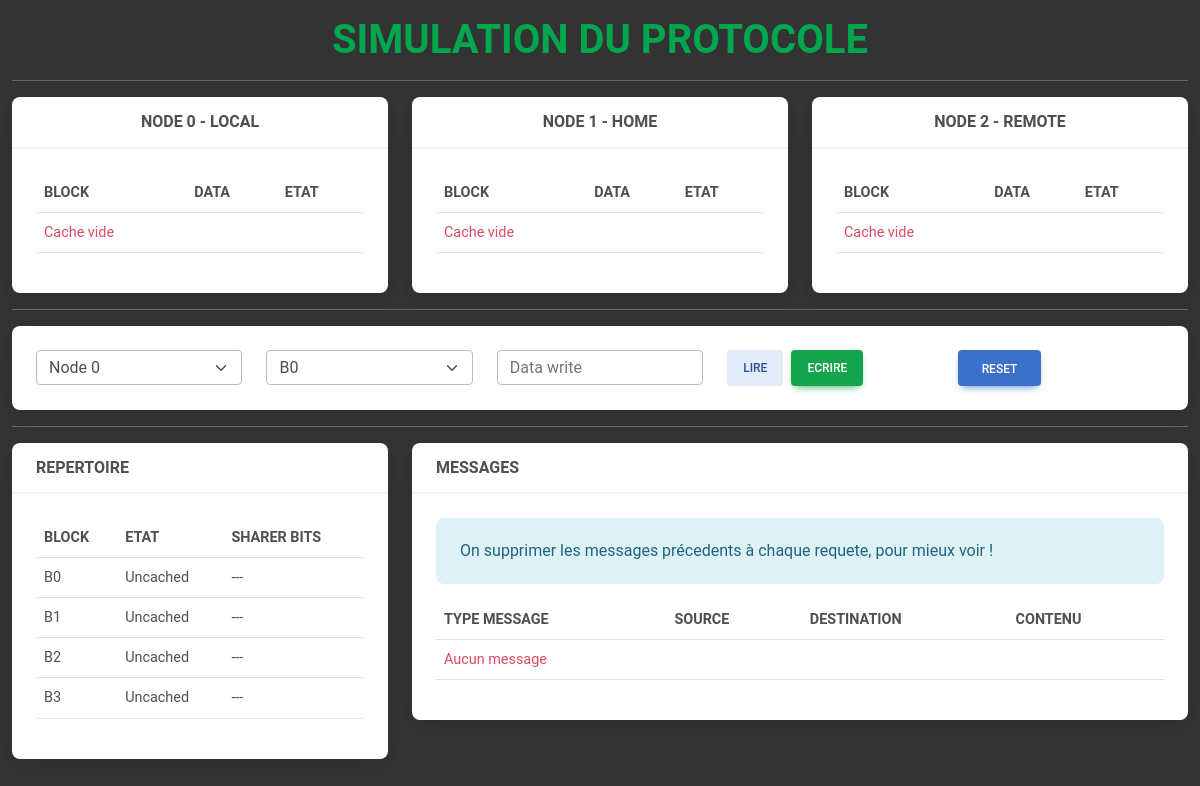
/simulation/, run on an earlier commit of the app's database.
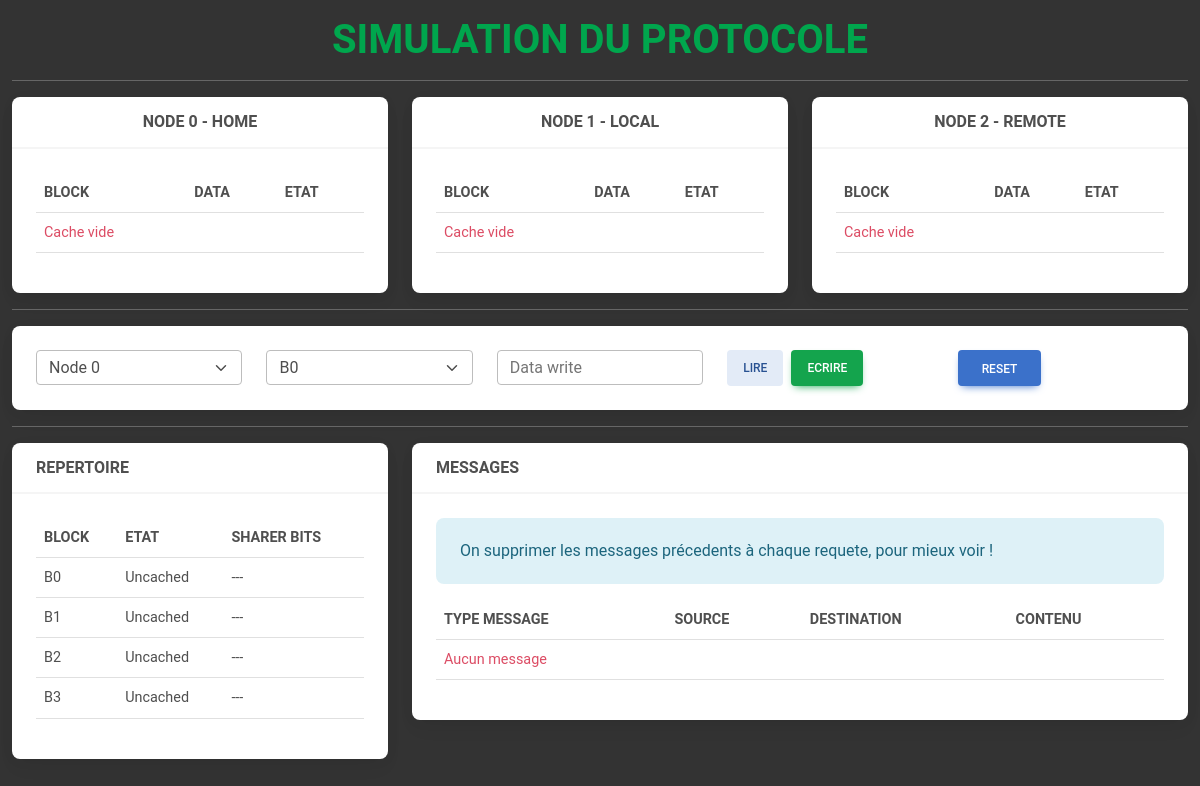
And on a later commit of the database.
### protocole/models.py (models this page shows, shortened)
class Node(models.Model):
    name = models.CharField(max_length=30, choices=node_choice, default='Home')
    numero = models.IntegerField()
    def __str__(self) -> str:
        return f"Node {self.numero} - {self.name}"
    @property
    def node_string(self):
        return f"Node {self.numero}"
    @property
    def all_caches(self):
        return CacheNode.objects.filter(node=self).order_by('-id')

class Directory(models.Model):
    bloc = models.OneToOneField(MemoryBloc, on_delete=models.CASCADE)
    state = models.CharField(max_length=30, choices=state_block, default='1')
    owner_bits = models.CharField(max_length=5)
    @property
    def state_directory(self):
        state = self.state
        if state == '1':
            return 'Uncached'
        elif state == '2':
            return 'Shared'
        elif state == '3':
            return 'Modified'
        elif state == '4':
            return 'Invalid'
        else:
            return state

class MemoryBloc(models.Model):
    block_num = models.IntegerField()
    data = models.CharField(max_length=20, default='--')
    def __str__(self) -> str:
        return f"B{self.block_num}"

### protocole/views.py (the view)
# urls.py: path('simulation/', views.simulation, name='simulation'),
def simulation(request):
    try:
        nodes = Node.objects.all()
        directory = Directory.objects.all()
        messages = MessageSimulation.objects.all().order_by('-id')
        blocks = MemoryBloc.objects.all()
        context = {
            'nodes': nodes,
            'directory': directory,
            'messages': messages,
            'blocks': blocks,
        }
        return render(request, 'protocole/simulation.html', context)
    except Exception as e:
        return HttpResponse(f"<h2>Error page ==> {e}</h2>")

### protocole/templates/protocole/simulation.html (shortened to what this page needs)
{% load static %}
<!DOCTYPE html>
<html lang="en">
<head>
    <link rel="stylesheet" href="{% static 'css/mdb.min.css' %}">
    <link rel="stylesheet" href="{% static 'css/style_home.css' %}">
</head>
<body style="background-color: rgba(0, 0, 0, 0.8);">
    <div class="container-fluid mb-3">
        <h1 class="text-center title mt-3">SIMULATION DU PROTOCOLE</h1>
        <hr class="text-white">
        <div class="row g-4">
            {% for node in nodes %}
                <div class="col">
                    <div class="card">
                        <div class="card-header fw-bolder text-uppercase text-center text-uppercase">{{node}}</div>
                        <div class="card-body">
                            <div class="table-responsive">
                                <table class="table table-sm">
                                    <thead>
                                        <tr>
                                            <th class="fw-bolder text-uppercase">Block</th>
                                            <th class="fw-bolder text-uppercase">Data</th>
                                            <th class="fw-bolder text-uppercase">Etat</th>
                                        </tr>
                                    </thead>
                                    <tbody>
                                        {% if node.all_caches %}
                                            {% for cache in node.all_caches %}
                                                {% if cache.state_cache == '4' %}
                                                    <tr class="text-danger">
                                                        <td>{{cache.bloc}}</td>
                                                        <td>--</td>
                                                        <td>{{cache.state_cache_state}}</td>
                                                    </tr>
                                                {% else %}
                                                    <tr>
                                                        <td>{{cache.bloc}}</td>
                                                        <td>{{cache.bloc.data}}</td>
                                                        <td>{{cache.state_cache_state}}</td>
                                                    </tr>
                                                {% endif %}
                                            {% endfor %}
                                        {% else %}
                                            <tr>
                                                <td class="text-danger">Cache vide</td>
                                                <td></td>
                                                <td></td>
                                            </tr>
                                        {% endif %}
                                    </tbody>
                                </table>
                            </div>
                        </div>
                    </div>
                </div>
            {% endfor %}
        </div>
        <hr class="text-white">
        <div class="card">
            <div class="card-body">
                <form action="" method="post" enctype="multipart/form-data" id="form_command">
                    <div class="">
                        <div class="row">
                            <div class="col">
                                <select name="node" class="form-control form-select custom-select">
                                    {% for node in nodes %}
                                        <option value={{node.id}}>{{node.node_string}}</option>
                                    {% endfor %}
                                </select>
                            </div>
                            <div class="col">
                                <select name="block" class="form-control form-select custom-select">
                                    {% for block in directory %}
                                        <option value={{block.id}}>{{block.bloc}}</option>
                                    {% endfor %}
                                </select>
                            </div>
                            <div class="col">
                                <input type="text" id="data_send" placeholder="Data write" class="form-control" name="data_send">
                            </div>
                            <div class="col d-flex gap-2">
                                <button onclick="read_data()" type="button" class="btn btn-secondary btn-sm">Lire</button>
                                <button onclick="write_data()" type="button" class="btn btn-success btn-sm">Ecrire</button>
                            </div>
                            <div class="col">
                                <a href="{% url "protocole:reinitialisation_data" %}" class="btn btn-primary">
                                    Reset
                                </a>
                            </div>
                        </div>
                    </div>
                </form>
            </div>
        </div>
        <hr class="text-white">
        <div class="row g-4">
            <div class="col-md-4">
                <div class="card">
                    <div class="card-header fw-bolder text-uppercase">Repertoire</div>
                    <div class="card-body">
                        <div class="table-responsive">
                            <table class="table table-sm">
                                <thead>
                                    <tr>
                                        <th class="fw-bolder text-uppercase">Block</th>
                                        <th class="fw-bolder text-uppercase">Etat</th>
                                        <th class="fw-bolder text-uppercase">Sharer bits</th>
                                    </tr>
                                </thead>
                                <tbody>
                                    {% for dir in directory %}
                                        <tr>
                                            <td>{{dir.bloc}}</td>
                                            <td>{{dir.state_directory}}</td>
                                            <td>{{dir.owner_bits}}</td>
                                        </tr>
                                    {% endfor %}
                                </tbody>
                            </table>
                        </div>
                    </div>
                </div>
            </div>
            <div class="col-md-8">
                <div class="card">
                    <div class="card-header fw-bolder text-uppercase">Messages</div>
                    <div class="card-body">
                        <p class="alert alert-info">On supprimer les messages précedents à chaque requete, pour mieux voir !</p>
                        <div class="table-responsive">
                            <table class="table table-sm">
                                <thead>
                                    <tr>
                                        <th class="fw-bolder text-uppercase">Type message</th>
                                        <th class="fw-bolder text-uppercase">Source</th>
                                        <th class="fw-bolder text-uppercase">Destination</th>
                                        <th class="fw-bolder text-uppercase">Contenu</th>
                                    </tr>
                                </thead>
                                <tbody>
                                    {% if messages %}
                                        {% for msg in messages %}
                                            {% if msg.type_message == 'Read Miss' or msg.type_message == 'Write Miss' or msg.type_message == 'Fetch/Invalidate' or msg.type_message == 'Invalidate' %}
                                                <tr class="text-danger">
                                                    <td>{{msg.type_message}}</td>
                                                    <td>{{msg.source}}</td>
                                                    <td>{{msg.destination}}</td>
                                                    <td>{{msg.content_msg}}</td>
                                                </tr>
                                            {% else %}
                                                <tr>
                                                    <td>{{msg.type_message}}</td>
                                                    <td>{{msg.source}}</td>
                                                    <td>{{msg.destination}}</td>
                                                    <td>{{msg.content_msg}}</td>
                                                </tr>
                                            {% endif %}
                                        {% endfor %}
                                    {% else %}
                                        <tr>
                                            <td class="text-danger">Aucun message</td>
                                            <td></td>
                                            <td></td>
                                            <td></td>
                                        </tr>
                                    {% endif %}
                                </tbody>
                            </table>
                        </div>
                    </div>
                </div>
            </div>
        </div>
    </div>
</body>
</html>

### static/css/style_home.css (style rules this page uses)
:root { --green-clair: #00A64D; --green-sombre: #022405; --orange: #bcaf1ac9; }
.title { color: var(--green-clair) !important; font-weight: bold !important; }

What changed in the data, as far as the page shows it:
removed Node: numero+name "NODE 0 - LOCAL", shows "Cache vide"
removed Node: numero+name "NODE 1 - HOME", shows "Cache vide"
added Node: numero+name "NODE 0 - HOME", shows "Cache vide"
added Node: numero+name "NODE 1 - LOCAL", shows "Cache vide"
